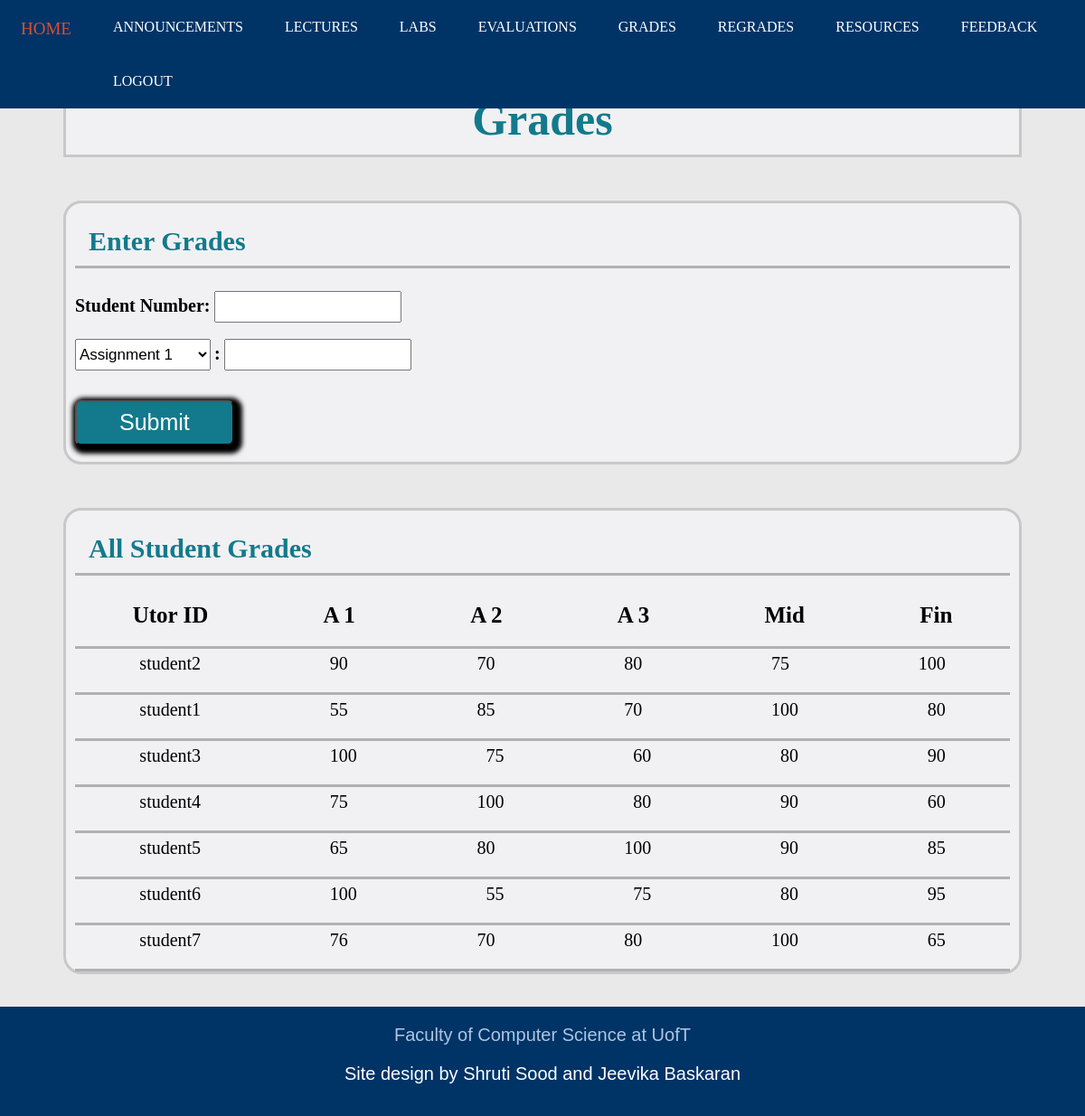
Screenshot of /grades_i.html (signed in) with the database file from the repository.
### tables this page shows
CREATE TABLE "Grades" (
	"UtorID"	TEXT,
	"A1"	INTEGER,
	"A2"	INTEGER,
	"A3"	INTEGER,
	"Midterm"	INTEGER,
	"Final"	INTEGER,
	PRIMARY KEY("UtorID")
);

### app.py (the view)
@app.route('/grades_i.html')
def grades_i():
    if session.get('current_login') == None:
        return render_template('login.html')
    else:
        sql = """ SELECT * FROM Grades """
        class1 = db.engine.execute(text(sql))
        return render_template('/grades_i.html', class1 = class1)

### templates/grades_i.html (shortened to what this page needs)
<!DOCTYPE html>
<html>
<head>
	<link rel="stylesheet" type="text/css" href="static/StyleSheets/gradei.css">
	<link rel="stylesheet" type="text/css" href="static/StyleSheets/headerfooter.css">
</head>
<body>
	<div class = "navbar">
		<a href="index_i.html">HOME</a>
		<a href="announcements_i.html">ANNOUNCEMENTS</a>
		<a href="lectures_i.html">LECTURES</a>
		<a href="labs_i.html">LABS</a>
		<a href="evaluations_i.html">EVALUATIONS</a>
		<a href="grades_i.html">GRADES</a>
		<a href="regrades_i.html">REGRADES</a>
		<a href="resources_i.html">RESOURCES</a>
		<a href="feedback_i.html">FEEDBACK</a>
		<a href="logout">LOGOUT</a>
	</div>
	<div class = "title">
		<section class="title_sec">
			<h1>Grades</h1>
		</section>
	</div>
	<br>
	<div class = "entermark">
		<section class="enter_mark">
			<h1> Enter Grades </h1>
			<div class = "formsection">
				<form action = "EnterGrades" method="POST" onsubmit = "return confirm('You have successfully entered the marks.')">
					<label for = "StudentNumber"><strong>Student Number: </strong></label>
					<input type = "text" id="StudentNumber" name = "StudentNumber">
					<br> </br>
					<select id = "assgn" name = "assgn" class = "assgn">
			            <option value = "A1">Assignment 1</option>
			        </select>
			        <label><strong>:</strong></label>
					<input type = "text" id="grade" name = "grade">
					<br> </br>
					<input type = "submit" value = "Submit" class="Submit">
				</form>
			</div>
			<br>
		</section>
	</div>
	<br>
	<div class = "allmark">
		<section class="all_mark">
			<h1> All Student Grades </h1>
			<div class = "Heading">
				<h2 class = "item1">Utor ID</h2>
				<h2 class = "item2">A 1</h2>
				<h2 class = "item3">A 2</h2>
				<h2 class = "item4">A 3</h2>
				<h2 class = "item5">Mid</h2>
				<h2 class = "item6">Fin</h2>
			</div>
			{% for student in class1 : %}
			<div class = "stdgrades">
				<p class = "item1">{{ student['UtorID'] }}</p>
				<p class = "item2">{{ student['A1'] }}</p>
				<p class = "item3">{{ student['A2'] }}</p>
				<p class = "item4">{{ student['A3'] }}</p>
				<p class = "item5">{{ student['Midterm'] }}</p>
				<p class = "item6">{{ student['Final'] }}</p>
			</div>
			{% endfor %}
		</section>
	</div>
	<br><br>
	<div class = "footer">
		<a href="https://web.cs.toronto.edu/" target="_blank">Faculty of Computer Science at UofT</a>
		<p>Site design by Shruti Sood and Jeevika Baskaran</p>
	</div>
</body>
</html>

### static/StyleSheets/gradei.css (style rules this page uses)
.title { margin-top: 90px; background-color: #F1F1F3; margin-left: 70px; margin-right: 70px; }
.title_sec { padding-left: 10px; padding-right: 10px; border: solid; border-color: #C8C8C8; display: block; }
.title_sec h1 { color: #127a8c; font-size: 50px; text-align: center; margin:10px; }
.entermark { margin-top: 30px; margin-left: 70px; margin-right: 70px; }
.allmark { margin-top: 30px; margin-left: 70px; margin-right: 70px; }
.enter_mark { padding-left: 10px; padding-right: 10px; border: solid; border-color: #C8C8C8; display: block; border-radius: 20px; background-color: #F1F1F3; }
.all_mark { padding-left: 10px; padding-right: 10px; border: solid; border-color: #C8C8C8; display: block; border-radius: 20px; background-color: #F1F1F3; }
.enter_mark label { font-size: 20px; }
.entermark input[type=text] { padding-top: 7px; padding-bottom: 7px; font-size: 15px; }
.enter_mark h1 { color: #127a8c; padding-bottom: 10px; padding-left: 15px; font-size: 30px; border-bottom: solid; border-bottom-color: #B1B1B1; }
.all_mark h1 { color: #127a8c; padding-bottom: 10px; padding-left: 15px; font-size: 30px; border-bottom: solid; border-bottom-color: #B1B1B1; }
.Submit { align-self: center; margin-top: 15px; font-size: 30px; border-radius: 0.4rem; box-shadow: 3px 3px 5px 6px #000000; }
.entermark input[type=submit] { width:17%; height:50px; font-size:25px; background-color: #127a8c; color: white; align-items: center; }
.assgn { height : 35px; width : 150px; font-size: 17px; }
.Heading { display: grid; overflow: hidden; width: 100%; border-bottom: solid; border-bottom-color: #B1B1B1; }
.stdgrades { display:grid; overflow: hidden; width: 100%; border-bottom: solid; border-bottom-color: #B1B1B1; }
.item1 { grid-column-start: 1; grid-column-end: 2; text-align: center; }
.item2 { grid-column-start: 2; grid-column-end: 3; text-align: center; }
.item3 { grid-column-start: 3; grid-column-end: 4; text-align: center; }
.item4 { grid-column-start: 4; grid-column-end: 5; }
.item5 { grid-column-start: 5; grid-column-end: 6; text-align: center; }
.item6 { grid-column-start: 6; grid-column-end: 7; text-align: center; }
.stdgrades p { font-size: 20px; float: left; text-align: center; padding: 5px; padding-bottom: 0px; margin-top:0px; text-decoration: none; }
.Heading h2 { float: left; text-align: center; padding: 5px; padding-bottom: 0px; margin-top:0px; text-decoration: none; font-size: 25px; }

### static/StyleSheets/headerfooter.css (style rules this page uses)
body { margin:0px; border:0px; padding:0px; background-color: #E9E9E9; }
.navbar { background-color: #003366; position: fixed; top: 0; overflow: hidden; width: 100%; }
.navbar a { float: left; color: white; text-align: center; padding: 21px 23px; text-decoration: none; font-size: 16px; }
.footer { background-color: #003366; overflow: hidden; min-height: 12vh; padding-top: 20px; padding-bottom: 5px; font-family:'Poppins', sans-serif; text-align: center; }
.footer a { color: #ACC6E2; padding-top: : 20px; text-decoration: none; font-size: 20px; }
.footer p { color: white; font-size: 20px; }

### rows the page displays
Grades: UtorID "student2", A1 "90", A2 "70", A3 "80", Midterm "75", Final "100"
Grades: UtorID "student1", A1 "55", A2 "85", A3 "70", Midterm "100", Final "80"
Grades: UtorID "student3", A1 "100", A2 "75", A3 "60", Midterm "80", Final "90"
Grades: UtorID "student4", A1 "75", A2 "100", A3 "80", Midterm "90", Final "60"
Grades: UtorID "student5", A1 "65", A2 "80", A3 "100", Midterm "90", Final "85"
Grades: UtorID "student6", A1 "100", A2 "55", A3 "75", Midterm "80", Final "95"
Grades: UtorID "student7", A1 "76", A2 "70", A3 "80", Midterm "100", Final "65"
